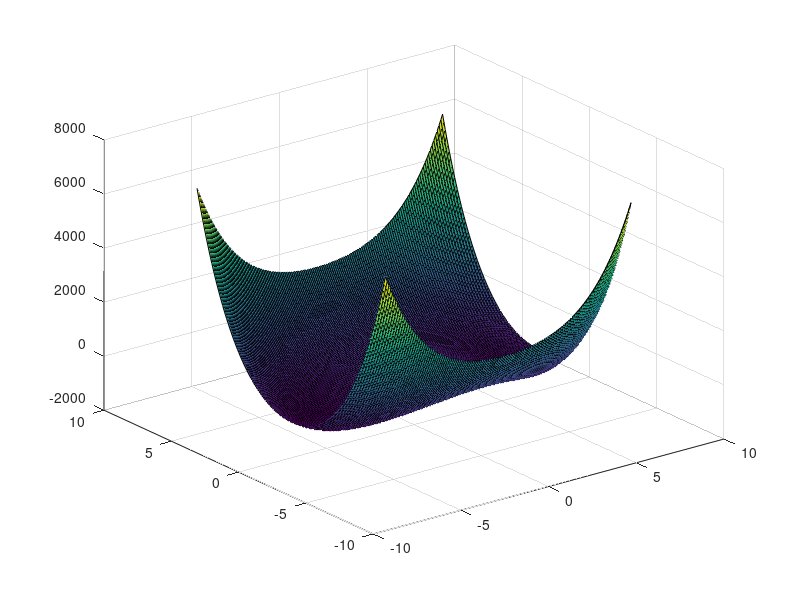
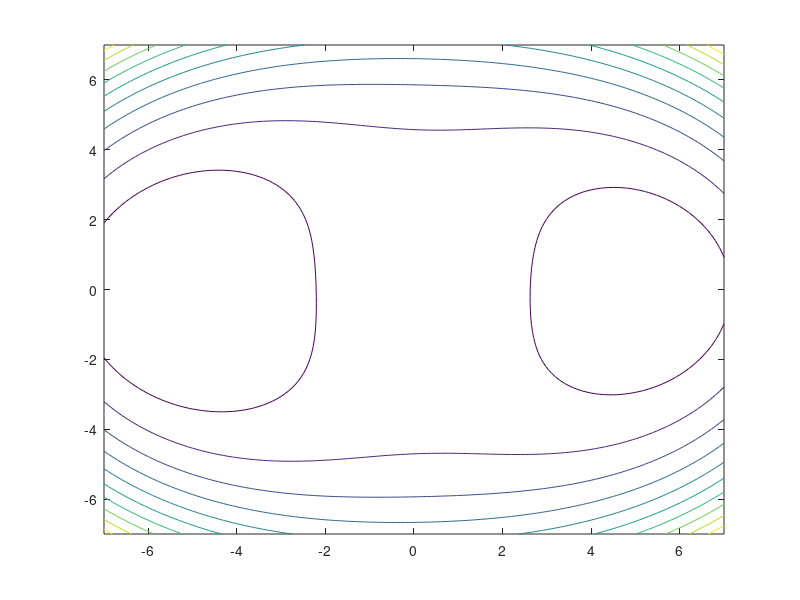

Source code (MATLAB) for these figures, in order:
clear all
close all
disp("________________")
phi=@(x) (x(1)^2+x(2)^2)^2-15*(4*x(1)^2+(x(2)/2)^2)+20*x(1)+5*x(2);
Vphi=@(x) [2*(x(1)-a)-4*b*x(1)*(x(2)-x(1)^2);2*b*(x(2)-x(1)^2)];

fphi=@(x,y) (x.^2+y.^2).^2-15*(4*x.^2+(y/2).^2)+20*x+5*y;
x_mesh=-7:0.1:7;
[X,Y]=meshgrid(x_mesh,x_mesh);
surf(X,Y,fphi(X,Y));
figure
contour(X,Y,fphi(X,Y));
